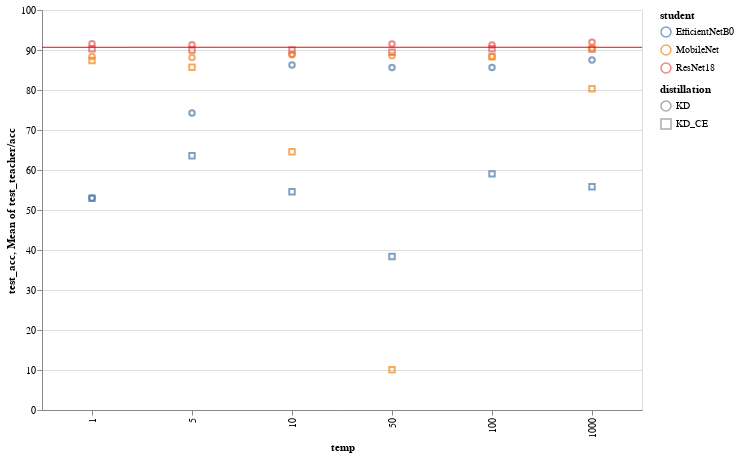

Notebook code for this chart:
### Code cell
load_and_plot_KD(folder="./Cifar10/ResNet101/exp1/students")

### Figure 1 — Vega-Lite specification as saved in the notebook (floating-point values rounded to 4 significant figures)
{"config": {"view": {"continuousWidth": 400, "continuousHeight": 300}}, "layer": [{"mark": "point", "encoding": {"color": {"type": "nominal", "field": "student"}, "shape": {"type": "nominal", "field": "distillation"}, "tooltip": [{"type": "quantitative", "field": "test_acc"}, {"type": "quantitative", "field": "test_teacher/acc"}, {"type": "quantitative", "field": "test_loss"}, {"type": "quantitative", "field": "test_eval"}, {"type": "quantitative", "field": "train_acc"}, {"type": "quantitative", "field": "train_teacher/acc"}, {"type": "quantitative", "field": "train_loss"}, {"type": "quantitative", "field": "train_eval"}, {"type": "nominal", "field": "distillation"}, {"type": "quantitative", "field": "temp"}], "x": {"type": "ordinal", "field": "temp", "scale": {"base": 10, "type": "log", "zero": false}}, "y": {"type": "quantitative", "field": "test_acc", "scale": {"padding": 1, "zero": false}}}, "selection": {"selector001": {"type": "interval", "bind": "scales", "encodings": ["x", "y"]}}}, {"mark": {"type": "rule", "color": "red"}, "encoding": {"y": {"type": "quantitative", "aggregate": "mean", "field": "test_teacher/acc"}}}], "data": {"name": "data-019637f8fefb17d7a7bfcf0f91003ee7"}, "height": 400, "width": 600, "$schema": "https://vega.github.io/schema/vega-lite/v4.0.0.json", "datasets": {"data-019637f8fefb17d7a7bfcf0f91003ee7": [{"Unnamed: 0": 0, "test_acc": 90.32, "test_teacher/acc": 90.68, "test_loss": 2467.0, "test_eval": 0.4935, "train_acc": 98.15, "train_teacher/acc": 98.27, "train_loss": 286.2, "train_eval": 0.05723, "epoch": 99, "student": "ResNet18", "distillation": "KD_CE", "temp": 100.0}, {"Unnamed: 0": 1, "test_acc": 90.28, "test_teacher/acc": 90.68, "test_loss": 0.2513, "test_eval": 0.4508, "train_acc": 98.36, "train_teacher/acc": 98.29, "train_loss": 0.03213, "train_eval": 0.04958, "epoch": 99, "student": "ResNet18", "distillation": "KD_CE", "temp": 1.0}, {"Unnamed: 0": 2, "test_acc": 90.24, "test_teacher/acc": 90.68, "test_loss": 228800.0, "test_eval": 0.4576, "train_acc": 98.29, "train_teacher/acc": 98.3, "train_loss": 26330.0, "train_eval": 0.05267, "epoch": 83, "student": "ResNet18", "distillation": "KD_CE", "temp": 1000.0}, {"Unnamed: 0": 3, "test_acc": 90.02, "test_teacher/acc": 90.68, "test_loss": 24.83, "test_eval": 0.4964, "train_acc": 98.33, "train_teacher/acc": 98.36, "train_loss": 2.722, "train_eval": 0.05423, "epoch": 78, "student": "ResNet18", "distillation": "KD_CE", "temp": 10.0}, {"Unnamed: 0": 4, "test_acc": 90.0, "test_teacher/acc": 90.68, "test_loss": 6.06, "test_eval": 0.4835, "train_acc": 98.13, "train_teacher/acc": 98.33, "train_loss": 0.7358, "train_eval": 0.05767, "epoch": 98, "student": "ResNet18", "distillation": "KD_CE", "temp": 5.0}, {"Unnamed: 0": 5, "test_acc": 89.41, "test_teacher/acc": 90.68, "test_loss": 663.5, "test_eval": 0.5308, "train_acc": 98.32, "train_teacher/acc": 98.19, "train_loss": 66.71, "train_eval": 0.05337, "epoch": 78, "student": "ResNet18", "distillation": "KD_CE", "temp": 50.0}, {"Unnamed: 0": 6, "test_acc": 91.27, "test_teacher/acc": 90.68, "test_loss": 2.504e-05, "test_eval": 0.4783, "train_acc": 97.7, "train_teacher/acc": 98.27, "train_loss": 1.038e-05, "train_eval": 0.07366, "epoch": 99, "student": "ResNet18", "distillation": "KD", "temp": 100.0}, {"Unnamed: 0": 7, "test_acc": 91.58, "test_teacher/acc": 90.68, "test_loss": 0.02803, "test_eval": 0.2919, "train_acc": 97.43, "train_teacher/acc": 98.28, "train_loss": 0.007251, "train_eval": 0.08887, "epoch": 187, "student": "ResNet18", "distillation": "KD", "temp": 1.0}, {"Unnamed: 0": 8, "test_acc": 91.94, "test_teacher/acc": 90.68, "test_loss": 2.159e-07, "test_eval": 0.4109, "train_acc": 97.98, "train_teacher/acc": 98.3, "train_loss": 8.774e-08, "train_eval": 0.06101, "epoch": 89, "student": "ResNet18", "distillation": "KD", "temp": 1000.0}, {"Unnamed: 0": 9, "test_acc": 88.91, "test_teacher/acc": 90.68, "test_loss": 0.002744, "test_eval": 0.613, "train_acc": 95.19, "train_teacher/acc": 98.23, "train_loss": 0.001394, "train_eval": 0.1734, "epoch": 133, "student": "ResNet18", "distillation": "KD", "temp": 10.0}, {"Unnamed: 0": 10, "test_acc": 91.32, "test_teacher/acc": 90.68, "test_loss": 0.005382, "test_eval": 0.426, "train_acc": 97.26, "train_teacher/acc": 98.22, "train_loss": 0.00248, "train_eval": 0.09201, "epoch": 195, "student": "ResNet18", "distillation": "KD", "temp": 5.0}, {"Unnamed: 0": 11, "test_acc": 91.52, "test_teacher/acc": 90.68, "test_loss": 9.258e-05, "test_eval": 0.4311, "train_acc": 97.66, "train_teacher/acc": 98.16, "train_loss": 4.097e-05, "train_eval": 0.07126, "epoch": 99, "student": "ResNet18", "distillation": "KD", "temp": 50.0}, {"Unnamed: 0": 12, "test_acc": 59.03, "test_teacher/acc": 90.68, "test_loss": 6104.0, "test_eval": 1.221, "train_acc": 58.75, "train_teacher/acc": 98.28, "train_loss": 6023.0, "train_eval": 1.205, "epoch": 98, "student": "EfficientNetB0", "distillation": "KD_CE", "temp": 100.0}, {"Unnamed: 0": 13, "test_acc": 52.95, "test_teacher/acc": 90.68, "test_loss": 9.488e+27, "test_eval": 1.725e+28, "train_acc": 48.24, "train_teacher/acc": 98.17, "train_loss": 0.7735, "train_eval": 1.412, "epoch": 52, "student": "EfficientNetB0", "distillation": "KD_CE", "temp": 1.0}, {"Unnamed: 0": 14, "test_acc": 55.81, "test_teacher/acc": 90.68, "test_loss": 9.437e+25, "test_eval": 1.887e+20, "train_acc": 51.63, "train_teacher/acc": 98.28, "train_loss": 671100.0, "train_eval": 1.342, "epoch": 87, "student": "EfficientNetB0", "distillation": "KD_CE", "temp": 1000.0}, {"Unnamed: 0": 15, "test_acc": 54.57, "test_teacher/acc": 90.68, "test_loss": 4.157e+30, "test_eval": 8.314e+28, "train_acc": 52.36, "train_teacher/acc": 98.21, "train_loss": 66.4, "train_eval": 1.328, "epoch": 89, "student": "EfficientNetB0", "distillation": "KD_CE", "temp": 10.0}, {"Unnamed: 0": 16, "test_acc": 63.58, "test_teacher/acc": 90.68, "test_loss": 1.214e+28, "test_eval": 9.675e+26, "train_acc": 58.43, "train_teacher/acc": 98.18, "train_loss": 14.58, "train_eval": 1.164, "epoch": 99, "student": "EfficientNetB0", "distillation": "KD_CE", "temp": 5.0}, {"Unnamed: 0": 17, "test_acc": 38.36, "test_teacher/acc": 90.68, "test_loss": 3272000000000.0, "test_eval": 2617000000.0, "train_acc": 44.26, "train_teacher/acc": 98.24, "train_loss": 2089.0, "train_eval": 1.671, "epoch": 74, "student": "EfficientNetB0", "distillation": "KD_CE", "temp": 50.0}, {"Unnamed: 0": 18, "test_acc": 85.64, "test_teacher/acc": 90.68, "test_loss": 409200000000.0, "test_eval": 220600000000.0, "train_acc": 88.8, "train_teacher/acc": 98.35, "train_loss": 4.535e-05, "train_eval": 0.5277, "epoch": 93, "student": "EfficientNetB0", "distillation": "KD", "temp": 100.0}, {"Unnamed: 0": 19, "test_acc": 52.98, "test_teacher/acc": 90.68, "test_loss": 592200000000.0, "test_eval": 5922000000000.0, "train_acc": 51.01, "train_teacher/acc": 98.32, "train_loss": 0.131, "train_eval": 1.376, "epoch": 75, "student": "EfficientNetB0", "distillation": "KD", "temp": 1.0}, {"Unnamed: 0": 20, "test_acc": 87.5, "test_teacher/acc": 90.68, "test_loss": 4.032e-07, "test_eval": 0.7114, "train_acc": 90.9, "train_teacher/acc": 98.29, "train_loss": 3.395e-07, "train_eval": 0.4121, "epoch": 71, "student": "EfficientNetB0", "distillation": "KD", "temp": 1000.0}, {"Unnamed: 0": 21, "test_acc": 86.24, "test_teacher/acc": 90.68, "test_loss": 238500000000.0, "test_eval": 28600000000000.0, "train_acc": 89.17, "train_teacher/acc": 98.25, "train_loss": 0.003346, "train_eval": 0.5125, "epoch": 96, "student": "EfficientNetB0", "distillation": "KD", "temp": 10.0}, {"Unnamed: 0": 22, "test_acc": 74.27, "test_teacher/acc": 90.68, "test_loss": null, "test_eval": null, "train_acc": 72.31, "train_teacher/acc": 98.33, "train_loss": 0.02655, "train_eval": 1.312, "epoch": 69, "student": "EfficientNetB0", "distillation": "KD", "temp": 5.0}, {"Unnamed: 0": 23, "test_acc": 85.65, "test_teacher/acc": 90.68, "test_loss": 0.8846, "test_eval": 29.99, "train_acc": 88.21, "train_teacher/acc": 98.3, "train_loss": 0.0001963, "train_eval": 0.5555, "epoch": 94, "student": "EfficientNetB0", "distillation": "KD", "temp": 50.0}, {"Unnamed: 0": 24, "test_acc": 88.34, "test_teacher/acc": 90.68, "test_loss": 96390.0, "test_eval": 19.28, "train_acc": 94.13, "train_teacher/acc": 98.25, "train_loss": 892.1, "train_eval": 0.1784, "epoch": 97, "student": "MobileNet", "distillation": "KD_CE", "temp": 100.0}, {"Unnamed: 0": 25, "test_acc": 87.35, "test_teacher/acc": 90.68, "test_loss": 0.2576, "test_eval": 0.4678, "train_acc": 94.12, "train_teacher/acc": 98.2, "train_loss": 0.09817, "train_eval": 0.1767, "epoch": 98, "student": "MobileNet", "distillation": "KD_CE", "temp": 1.0}, {"Unnamed: 0": 26, "test_acc": 80.3, "test_teacher/acc": 90.68, "test_loss": 2396000000000000.0, "test_eval": 4791000000.0, "train_acc": 84.68, "train_teacher/acc": 98.28, "train_loss": 232600.0, "train_eval": 0.4652, "epoch": 99, "student": "MobileNet", "distillation": "KD_CE", "temp": 1000.0}, {"Unnamed: 0": 27, "test_acc": 64.59, "test_teacher/acc": 90.68, "test_loss": 52.16, "test_eval": 1.043, "train_acc": 63.69, "train_teacher/acc": 98.32, "train_loss": 51.99, "train_eval": 1.04, "epoch": 98, "student": "MobileNet", "distillation": "KD_CE", "temp": 10.0}, {"Unnamed: 0": 28, "test_acc": 85.68, "test_teacher/acc": 90.68, "test_loss": 8.797, "test_eval": 0.7008, "train_acc": 89.37, "train_teacher/acc": 98.37, "train_loss": 4.426, "train_eval": 0.3511, "epoch": 99, "student": "MobileNet", "distillation": "KD_CE", "temp": 5.0}, {"Unnamed: 0": 29, "test_acc": 10.04, "test_teacher/acc": 90.68, "test_loss": 42600000.0, "test_eval": 34080.0, "train_acc": 9.948, "train_teacher/acc": 98.25, "train_loss": 2886.0, "train_eval": 2.309, "epoch": 14, "student": "MobileNet", "distillation": "KD_CE", "temp": 50.0}, {"Unnamed: 0": 30, "test_acc": 88.39, "test_teacher/acc": 90.68, "test_loss": 3.974e-05, "test_eval": 0.7361, "train_acc": 92.94, "train_teacher/acc": 98.2, "train_loss": 2.573e-05, "train_eval": 0.2985, "epoch": 98, "student": "MobileNet", "distillation": "KD", "temp": 100.0}, {"Unnamed: 0": 31, "test_acc": 88.39, "test_teacher/acc": 90.68, "test_loss": 96.39, "test_eval": 964.6, "train_acc": 92.55, "train_teacher/acc": 98.27, "train_loss": 0.01886, "train_eval": 0.2241, "epoch": 99, "student": "MobileNet", "distillation": "KD", "temp": 1.0}, {"Unnamed: 0": 32, "test_acc": 90.42, "test_teacher/acc": 90.68, "test_loss": 2.865e-07, "test_eval": 0.559, "train_acc": 96.31, "train_teacher/acc": 98.24, "train_loss": 1.469e-07, "train_eval": 0.1307, "epoch": 99, "student": "MobileNet", "distillation": "KD", "temp": 1000.0}, {"Unnamed: 0": 33, "test_acc": 88.83, "test_teacher/acc": 90.68, "test_loss": 0.002804, "test_eval": 0.701, "train_acc": 93.26, "train_teacher/acc": 98.22, "train_loss": 0.001838, "train_eval": 0.2772, "epoch": 99, "student": "MobileNet", "distillation": "KD", "temp": 10.0}, {"Unnamed: 0": 34, "test_acc": 88.12, "test_teacher/acc": 90.68, "test_loss": 0.01042, "test_eval": 0.7077, "train_acc": 93.47, "train_teacher/acc": 98.21, "train_loss": 0.005027, "train_eval": 0.2593, "epoch": 99, "student": "MobileNet", "distillation": "KD", "temp": 5.0}, {"Unnamed: 0": 35, "test_acc": 88.59, "test_teacher/acc": 90.68, "test_loss": 0.0001518, "test_eval": 0.7257, "train_acc": 92.99, "train_teacher/acc": 98.23, "train_loss": 0.0001006, "train_eval": 0.2982, "epoch": 98, "student": "MobileNet", "distillation": "KD", "temp": 50.0}]}}
